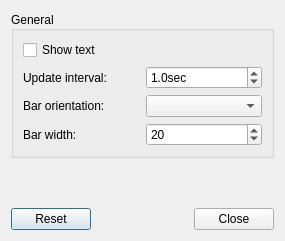
<?xml version="1.0" encoding="UTF-8"?>
<ui version="4.0">
 <class>LXQtCpuLoadConfiguration</class>
 <widget class="QDialog" name="LXQtCpuLoadConfiguration">
  <property name="geometry">
   <rect>
    <x>0</x>
    <y>0</y>
    <width>285</width>
    <height>241</height>
   </rect>
  </property>
  <property name="windowTitle">
   <string>CPU Load Settings</string>
  </property>
  <layout class="QVBoxLayout" name="verticalLayout">
   <item>
    <widget class="QGroupBox" name="generalGB">
     <property name="title">
      <string>General</string>
     </property>
     <property name="alignment">
      <set>Qt::AlignLeading|Qt::AlignLeft|Qt::AlignVCenter</set>
     </property>
     <property name="flat">
      <bool>false</bool>
     </property>
     <property name="checkable">
      <bool>false</bool>
     </property>
     <layout class="QGridLayout" name="gridLayout">
      <item row="1" column="0">
       <widget class="QLabel" name="label">
        <property name="text">
         <string>Update interval:</string>
        </property>
       </widget>
      </item>
      <item row="0" column="0" colspan="2">
       <widget class="QCheckBox" name="showTextCB">
        <property name="text">
         <string>Show text</string>
        </property>
       </widget>
      </item>
      <item row="1" column="1">
       <widget class="QDoubleSpinBox" name="updateIntervalSpinBox">
        <property name="suffix">
         <string>sec</string>
        </property>
        <property name="decimals">
         <number>1</number>
        </property>
        <property name="minimum">
         <double>0.500000000000000</double>
        </property>
        <property name="maximum">
         <double>10000.000000000000000</double>
        </property>
        <property name="singleStep">
         <double>0.500000000000000</double>
        </property>
        <property name="value">
         <double>1.000000000000000</double>
        </property>
       </widget>
      </item>
      <item row="2" column="0">
       <widget class="QLabel" name="barOrientationL">
        <property name="text">
         <string>Bar orientation:</string>
        </property>
       </widget>
      </item>
      <item row="3" column="0">
       <widget class="QLabel" name="barWidthL">
        <property name="text">
         <string>Bar width:</string>
        </property>
       </widget>
      </item>
      <item row="2" column="1">
       <widget class="QComboBox" name="barOrientationCOB"/>
      </item>
      <item row="3" column="1">
       <widget class="QSpinBox" name="barWidthSB">
        <property name="minimum">
         <number>4</number>
        </property>
        <property name="maximum">
         <number>2048</number>
        </property>
        <property name="value">
         <number>20</number>
        </property>
       </widget>
      </item>
     </layout>
    </widget>
   </item>
   <item>
    <spacer name="verticalSpacer">
     <property name="orientation">
      <enum>Qt::Vertical</enum>
     </property>
     <property name="sizeHint" stdset="0">
      <size>
       <width>20</width>
       <height>41</height>
      </size>
     </property>
    </spacer>
   </item>
   <item>
    <layout class="QHBoxLayout" name="horizontalLayout">
     <item>
      <widget class="QDialogButtonBox" name="buttonBox_1">
       <property name="orientation">
        <enum>Qt::Horizontal</enum>
       </property>
       <property name="standardButtons">
        <set>QDialogButtonBox::Reset</set>
       </property>
      </widget>
     </item>
     <item>
      <spacer name="horizontalSpacer_2">
       <property name="orientation">
        <enum>Qt::Horizontal</enum>
       </property>
       <property name="sizeHint" stdset="0">
        <size>
         <width>40</width>
         <height>20</height>
        </size>
       </property>
      </spacer>
     </item>
     <item>
      <spacer name="horizontalSpacer">
       <property name="orientation">
        <enum>Qt::Horizontal</enum>
       </property>
       <property name="sizeHint" stdset="0">
        <size>
         <width>40</width>
         <height>20</height>
        </size>
       </property>
      </spacer>
     </item>
     <item>
      <spacer name="horizontalSpacer_3">
       <property name="orientation">
        <enum>Qt::Horizontal</enum>
       </property>
       <property name="sizeHint" stdset="0">
        <size>
         <width>40</width>
         <height>20</height>
        </size>
       </property>
      </spacer>
     </item>
     <item>
      <widget class="QDialogButtonBox" name="buttonBox_2">
       <property name="orientation">
        <enum>Qt::Horizontal</enum>
       </property>
       <property name="standardButtons">
        <set>QDialogButtonBox::Close</set>
       </property>
      </widget>
     </item>
    </layout>
   </item>
  </layout>
 </widget>
 <resources/>
 <connections/>
</ui>
